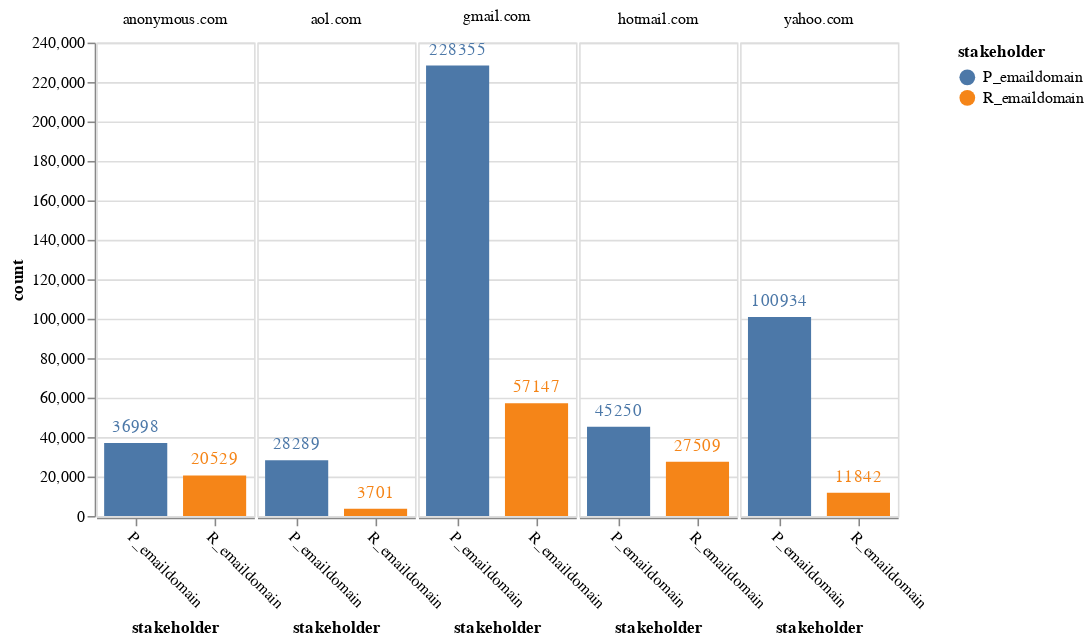

Write notebook code for a chart like this one.
### Code cell
#Let's see the graphic of the email domain address distribution for purchasers and recipients
bar_chart = alt.Chart(fraudMelt).encode(
    alt.X("stakeholder:O", axis=alt.Axis(labelAngle=45)),
    alt.Y("count:Q"),
    alt.Color("stakeholder:N"),
    alt.Text("count:Q", format=".0f"),
).properties(height=alt.Step(50), width=100)

alt.layer(
    bar_chart.mark_bar(size=40),
    bar_chart.mark_text(dy=-10)
).facet(
    alt.Column("domain:N", title=None)
).configure_facet(spacing=0)

### Figure 1 — Vega-Lite specification as saved in the notebook (floating-point values rounded to 4 significant figures)
{"$schema": "https://vega.github.io/schema/vega-lite/v4.17.0.json", "config": {"facet": {"spacing": 0}, "view": {"continuousHeight": 300, "continuousWidth": 400}}, "data": {"name": "data-36cb0723de497ecc02ce91aff4f8aa5f"}, "datasets": {"data-36cb0723de497ecc02ce91aff4f8aa5f": [{"count": 228355, "domain": "gmail.com", "stakeholder": "P_emaildomain"}, {"count": 57147, "domain": "gmail.com", "stakeholder": "R_emaildomain"}, {"count": 100934, "domain": "yahoo.com", "stakeholder": "P_emaildomain"}, {"count": 11842, "domain": "yahoo.com", "stakeholder": "R_emaildomain"}, {"count": 45250, "domain": "hotmail.com", "stakeholder": "P_emaildomain"}, {"count": 27509, "domain": "hotmail.com", "stakeholder": "R_emaildomain"}, {"count": 36998, "domain": "anonymous.com", "stakeholder": "P_emaildomain"}, {"count": 20529, "domain": "anonymous.com", "stakeholder": "R_emaildomain"}, {"count": 28289, "domain": "aol.com", "stakeholder": "P_emaildomain"}, {"count": 3701, "domain": "aol.com", "stakeholder": "R_emaildomain"}]}, "facet": {"field": "domain", "title": null, "type": "nominal"}, "spec": {"layer": [{"encoding": {"color": {"field": "stakeholder", "type": "nominal"}, "text": {"field": "count", "format": ".0f", "type": "quantitative"}, "x": {"axis": {"labelAngle": 45}, "field": "stakeholder", "type": "ordinal"}, "y": {"field": "count", "type": "quantitative"}}, "height": {"step": 50}, "mark": {"size": 40, "type": "bar"}, "width": 100}, {"encoding": {"color": {"field": "stakeholder", "type": "nominal"}, "text": {"field": "count", "format": ".0f", "type": "quantitative"}, "x": {"axis": {"labelAngle": 45}, "field": "stakeholder", "type": "ordinal"}, "y": {"field": "count", "type": "quantitative"}}, "height": {"step": 50}, "mark": {"dy": -10, "type": "text"}, "width": 100}]}}
